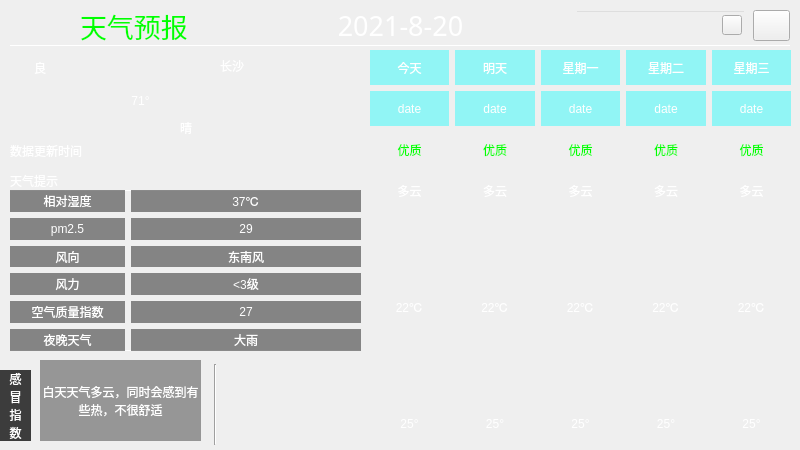
<?xml version="1.0" encoding="UTF-8"?>
<ui version="4.0">
 <class>Dialog</class>
 <widget class="QDialog" name="Dialog">
  <property name="enabled">
   <bool>true</bool>
  </property>
  <property name="geometry">
   <rect>
    <x>0</x>
    <y>0</y>
    <width>800</width>
    <height>450</height>
   </rect>
  </property>
  <property name="minimumSize">
   <size>
    <width>800</width>
    <height>450</height>
   </size>
  </property>
  <property name="maximumSize">
   <size>
    <width>800</width>
    <height>450</height>
   </size>
  </property>
  <property name="windowTitle">
   <string>Dialog</string>
  </property>
  <property name="styleSheet">
   <string notr="true"/>
  </property>
  <widget class="QLabel" name="label">
   <property name="enabled">
    <bool>true</bool>
   </property>
   <property name="geometry">
    <rect>
     <x>0</x>
     <y>0</y>
     <width>811</width>
     <height>450</height>
    </rect>
   </property>
   <property name="font">
    <font>
     <family>方正粗黑宋简体</family>
     <pointsize>20</pointsize>
    </font>
   </property>
   <property name="text">
    <string/>
   </property>
   <property name="pixmap">
    <pixmap resource="image.qrc">:/images/weaUI.png</pixmap>
   </property>
  </widget>
  <widget class="QLineEdit" name="citylineEdit">
   <property name="geometry">
    <rect>
     <x>575</x>
     <y>10</y>
     <width>171</width>
     <height>31</height>
    </rect>
   </property>
   <property name="styleSheet">
    <string notr="true">color: rgb(255, 255, 255);
background-color: rgba(0, 0, 0, 0);

</string>
   </property>
   <property name="inputMask">
    <string/>
   </property>
   <property name="dragEnabled">
    <bool>false</bool>
   </property>
   <property name="readOnly">
    <bool>false</bool>
   </property>
  </widget>
  <widget class="QLabel" name="date_label">
   <property name="geometry">
    <rect>
     <x>190</x>
     <y>3</y>
     <width>421</width>
     <height>45</height>
    </rect>
   </property>
   <property name="font">
    <font>
     <family>方正粗黑宋简体</family>
     <pointsize>20</pointsize>
    </font>
   </property>
   <property name="styleSheet">
    <string notr="true">color: rgb(255, 255, 255);</string>
   </property>
   <property name="text">
    <string>2021-8-20</string>
   </property>
   <property name="alignment">
    <set>Qt::AlignCenter</set>
   </property>
  </widget>
  <widget class="Line" name="m_line1">
   <property name="geometry">
    <rect>
     <x>10</x>
     <y>45</y>
     <width>781</width>
     <height>1</height>
    </rect>
   </property>
   <property name="orientation">
    <enum>Qt::Horizontal</enum>
   </property>
  </widget>
  <widget class="Line" name="m_line2">
   <property name="geometry">
    <rect>
     <x>10</x>
     <y>190</y>
     <width>351</width>
     <height>1</height>
    </rect>
   </property>
   <property name="orientation">
    <enum>Qt::Horizontal</enum>
   </property>
  </widget>
  <widget class="Line" name="m_line3">
   <property name="geometry">
    <rect>
     <x>10</x>
     <y>350</y>
     <width>351</width>
     <height>1</height>
    </rect>
   </property>
   <property name="orientation">
    <enum>Qt::Horizontal</enum>
   </property>
  </widget>
  <widget class="QLabel" name="weather_label">
   <property name="geometry">
    <rect>
     <x>80</x>
     <y>10</y>
     <width>171</width>
     <height>31</height>
    </rect>
   </property>
   <property name="font">
    <font>
     <family>华文琥珀</family>
     <pointsize>20</pointsize>
    </font>
   </property>
   <property name="styleSheet">
    <string notr="true">color: rgb(0, 255, 0);</string>
   </property>
   <property name="text">
    <string>天气预报</string>
   </property>
  </widget>
  <widget class="QWidget" name="gridLayoutWidget">
   <property name="geometry">
    <rect>
     <x>10</x>
     <y>190</y>
     <width>351</width>
     <height>161</height>
    </rect>
   </property>
   <layout class="QGridLayout" name="gridLayout">
    <item row="2" column="1" colspan="2">
     <widget class="QLabel" name="FengXiang_LB">
      <property name="styleSheet">
       <string notr="true">color: rgb(255, 255, 255);
background-color: rgba(60, 60, 60, 0.6);</string>
      </property>
      <property name="text">
       <string>东南风</string>
      </property>
      <property name="alignment">
       <set>Qt::AlignCenter</set>
      </property>
     </widget>
    </item>
    <item row="4" column="1" colspan="2">
     <widget class="QLabel" name="AQI_LB">
      <property name="styleSheet">
       <string notr="true">color: rgb(255, 255, 255);
background-color: rgba(60, 60, 60, 0.6);</string>
      </property>
      <property name="text">
       <string>27</string>
      </property>
      <property name="alignment">
       <set>Qt::AlignCenter</set>
      </property>
     </widget>
    </item>
    <item row="3" column="1" colspan="2">
     <widget class="QLabel" name="FengLi_LB">
      <property name="styleSheet">
       <string notr="true">color: rgb(255, 255, 255);
background-color: rgba(60, 60, 60, 0.6);</string>
      </property>
      <property name="text">
       <string>&lt;3级</string>
      </property>
      <property name="alignment">
       <set>Qt::AlignCenter</set>
      </property>
     </widget>
    </item>
    <item row="0" column="1" colspan="2">
     <widget class="QLabel" name="tempLB">
      <property name="styleSheet">
       <string notr="true">color: rgb(255, 255, 255);
background-color: rgba(60, 60, 60, 0.6);</string>
      </property>
      <property name="text">
       <string>37℃</string>
      </property>
      <property name="alignment">
       <set>Qt::AlignCenter</set>
      </property>
     </widget>
    </item>
    <item row="0" column="0">
     <widget class="QLabel" name="temp_label">
      <property name="layoutDirection">
       <enum>Qt::LeftToRight</enum>
      </property>
      <property name="styleSheet">
       <string notr="true">color: rgb(255, 255, 255);
background-color: rgba(60, 60, 60, 0.6);</string>
      </property>
      <property name="text">
       <string>相对湿度</string>
      </property>
      <property name="alignment">
       <set>Qt::AlignCenter</set>
      </property>
     </widget>
    </item>
    <item row="4" column="0">
     <widget class="QLabel" name="AQI_label">
      <property name="styleSheet">
       <string notr="true">color: rgb(255, 255, 255);
background-color: rgba(60, 60, 60, 0.6);</string>
      </property>
      <property name="text">
       <string>空气质量指数</string>
      </property>
      <property name="alignment">
       <set>Qt::AlignCenter</set>
      </property>
     </widget>
    </item>
    <item row="1" column="1" colspan="2">
     <widget class="QLabel" name="pmLB">
      <property name="styleSheet">
       <string notr="true">color: rgb(255, 255, 255);
background-color: rgba(60, 60, 60, 0.6);</string>
      </property>
      <property name="text">
       <string>29</string>
      </property>
      <property name="alignment">
       <set>Qt::AlignCenter</set>
      </property>
     </widget>
    </item>
    <item row="1" column="0">
     <widget class="QLabel" name="pm_label">
      <property name="styleSheet">
       <string notr="true">color: rgb(255, 255, 255);
background-color: rgba(60, 60, 60, 0.6);</string>
      </property>
      <property name="text">
       <string>pm2.5</string>
      </property>
      <property name="alignment">
       <set>Qt::AlignCenter</set>
      </property>
     </widget>
    </item>
    <item row="2" column="0">
     <widget class="QLabel" name="fengxiang_label">
      <property name="styleSheet">
       <string notr="true">color: rgb(255, 255, 255);
background-color: rgba(60, 60, 60, 0.6);</string>
      </property>
      <property name="text">
       <string>风向</string>
      </property>
      <property name="alignment">
       <set>Qt::AlignCenter</set>
      </property>
     </widget>
    </item>
    <item row="3" column="0">
     <widget class="QLabel" name="fengli_label">
      <property name="styleSheet">
       <string notr="true">color: rgb(255, 255, 255);
background-color: rgba(60, 60, 60, 0.6);</string>
      </property>
      <property name="text">
       <string>风力</string>
      </property>
      <property name="alignment">
       <set>Qt::AlignCenter</set>
      </property>
     </widget>
    </item>
    <item row="5" column="0">
     <widget class="QLabel" name="yewan_label">
      <property name="styleSheet">
       <string notr="true">color: rgb(255, 255, 255);
background-color: rgba(60, 60, 60, 0.6);</string>
      </property>
      <property name="text">
       <string>夜晚天气</string>
      </property>
      <property name="alignment">
       <set>Qt::AlignCenter</set>
      </property>
     </widget>
    </item>
    <item row="5" column="1" colspan="2">
     <widget class="QLabel" name="YeWan_LB">
      <property name="styleSheet">
       <string notr="true">color: rgb(255, 255, 255);
background-color: rgba(60, 60, 60, 0.6);</string>
      </property>
      <property name="text">
       <string>大雨</string>
      </property>
      <property name="alignment">
       <set>Qt::AlignCenter</set>
      </property>
     </widget>
    </item>
   </layout>
  </widget>
  <widget class="QWidget" name="gridLayoutWidget_2">
   <property name="geometry">
    <rect>
     <x>370</x>
     <y>50</y>
     <width>421</width>
     <height>391</height>
    </rect>
   </property>
   <layout class="QGridLayout" name="gridLayout_2">
    <item row="1" column="1">
     <widget class="QLabel" name="data_LB2">
      <property name="styleSheet">
       <string notr="true">color: rgb(255, 255, 255);
background-color: rgba(0, 255, 255, 100);</string>
      </property>
      <property name="text">
       <string>date</string>
      </property>
      <property name="alignment">
       <set>Qt::AlignCenter</set>
      </property>
     </widget>
    </item>
    <item row="3" column="0">
     <widget class="QLabel" name="weather_LB1">
      <property name="styleSheet">
       <string notr="true">color: rgb(255, 255, 255);</string>
      </property>
      <property name="text">
       <string>多云</string>
      </property>
      <property name="alignment">
       <set>Qt::AlignCenter</set>
      </property>
     </widget>
    </item>
    <item row="9" column="3">
     <widget class="QLabel" name="nighttemp_LB4">
      <property name="styleSheet">
       <string notr="true">color: rgb(255, 255, 255);</string>
      </property>
      <property name="text">
       <string>25°</string>
      </property>
      <property name="alignment">
       <set>Qt::AlignCenter</set>
      </property>
     </widget>
    </item>
    <item row="4" column="1" rowspan="2">
     <widget class="QLabel" name="icon_LB2">
      <property name="styleSheet">
       <string notr="true">color: rgb(255, 255, 255);
border-image: url(:/yahoo/lei.ico);</string>
      </property>
      <property name="text">
       <string/>
      </property>
      <property name="alignment">
       <set>Qt::AlignCenter</set>
      </property>
     </widget>
    </item>
    <item row="3" column="1">
     <widget class="QLabel" name="weather_LB2">
      <property name="styleSheet">
       <string notr="true">color: rgb(255, 255, 255);</string>
      </property>
      <property name="text">
       <string>多云</string>
      </property>
      <property name="alignment">
       <set>Qt::AlignCenter</set>
      </property>
     </widget>
    </item>
    <item row="3" column="2">
     <widget class="QLabel" name="weather_LB3">
      <property name="styleSheet">
       <string notr="true">color: rgb(255, 255, 255);</string>
      </property>
      <property name="text">
       <string>多云</string>
      </property>
      <property name="alignment">
       <set>Qt::AlignCenter</set>
      </property>
     </widget>
    </item>
    <item row="0" column="0">
     <widget class="QLabel" name="day_LB1">
      <property name="styleSheet">
       <string notr="true">color: rgb(255, 255, 255);
background-color: rgba(0, 255, 255, 100);</string>
      </property>
      <property name="text">
       <string>今天</string>
      </property>
      <property name="alignment">
       <set>Qt::AlignCenter</set>
      </property>
     </widget>
    </item>
    <item row="4" column="4" rowspan="2">
     <widget class="QLabel" name="icon_LB5">
      <property name="styleSheet">
       <string notr="true">color: rgb(255, 255, 255);
border-image: url(:/yahoo/wu.ico);</string>
      </property>
      <property name="text">
       <string/>
      </property>
      <property name="alignment">
       <set>Qt::AlignCenter</set>
      </property>
     </widget>
    </item>
    <item row="9" column="2">
     <widget class="QLabel" name="nighttemp_LB3">
      <property name="styleSheet">
       <string notr="true">color: rgb(255, 255, 255);</string>
      </property>
      <property name="text">
       <string>25°</string>
      </property>
      <property name="alignment">
       <set>Qt::AlignCenter</set>
      </property>
     </widget>
    </item>
    <item row="6" column="1">
     <widget class="QLabel" name="daytemp_LB2">
      <property name="styleSheet">
       <string notr="true">color: rgb(255, 255, 255);</string>
      </property>
      <property name="text">
       <string>22℃</string>
      </property>
      <property name="alignment">
       <set>Qt::AlignCenter</set>
      </property>
     </widget>
    </item>
    <item row="4" column="0" rowspan="2">
     <widget class="QLabel" name="icon_LB1">
      <property name="styleSheet">
       <string notr="true">color: rgb(255, 255, 255);
border-image: url(:/yahoo/duoyun.ico);</string>
      </property>
      <property name="text">
       <string/>
      </property>
      <property name="alignment">
       <set>Qt::AlignCenter</set>
      </property>
     </widget>
    </item>
    <item row="9" column="0">
     <widget class="QLabel" name="nighttemp_LB1">
      <property name="styleSheet">
       <string notr="true">color: rgb(255, 255, 255);</string>
      </property>
      <property name="text">
       <string>25°</string>
      </property>
      <property name="alignment">
       <set>Qt::AlignCenter</set>
      </property>
     </widget>
    </item>
    <item row="1" column="2">
     <widget class="QLabel" name="data_LB3">
      <property name="styleSheet">
       <string notr="true">color: rgb(255, 255, 255);
background-color: rgba(0, 255, 255, 100);</string>
      </property>
      <property name="text">
       <string>date</string>
      </property>
      <property name="alignment">
       <set>Qt::AlignCenter</set>
      </property>
     </widget>
    </item>
    <item row="3" column="4">
     <widget class="QLabel" name="weather_LB5">
      <property name="styleSheet">
       <string notr="true">color: rgb(255, 255, 255);</string>
      </property>
      <property name="text">
       <string>多云</string>
      </property>
      <property name="alignment">
       <set>Qt::AlignCenter</set>
      </property>
     </widget>
    </item>
    <item row="0" column="4">
     <widget class="QLabel" name="day_LB5">
      <property name="styleSheet">
       <string notr="true">color: rgb(255, 255, 255);
background-color: rgba(0, 255, 255, 100);</string>
      </property>
      <property name="text">
       <string>星期三</string>
      </property>
      <property name="alignment">
       <set>Qt::AlignCenter</set>
      </property>
     </widget>
    </item>
    <item row="4" column="2" rowspan="2">
     <widget class="QLabel" name="icon_LB3">
      <property name="styleSheet">
       <string notr="true">color: rgb(255, 255, 255);
border-image: url(:/yahoo/qing.ico);</string>
      </property>
      <property name="text">
       <string/>
      </property>
      <property name="alignment">
       <set>Qt::AlignCenter</set>
      </property>
     </widget>
    </item>
    <item row="2" column="1">
     <widget class="QLabel" name="grade_LB2">
      <property name="styleSheet">
       <string notr="true">color: rgb(0, 255, 0);</string>
      </property>
      <property name="text">
       <string>优质</string>
      </property>
      <property name="alignment">
       <set>Qt::AlignCenter</set>
      </property>
     </widget>
    </item>
    <item row="1" column="3">
     <widget class="QLabel" name="data_LB4">
      <property name="styleSheet">
       <string notr="true">color: rgb(255, 255, 255);
background-color: rgba(0, 255, 255, 100);</string>
      </property>
      <property name="text">
       <string>date</string>
      </property>
      <property name="alignment">
       <set>Qt::AlignCenter</set>
      </property>
     </widget>
    </item>
    <item row="6" column="3">
     <widget class="QLabel" name="daytemp_LB4">
      <property name="styleSheet">
       <string notr="true">color: rgb(255, 255, 255);</string>
      </property>
      <property name="text">
       <string>22℃</string>
      </property>
      <property name="alignment">
       <set>Qt::AlignCenter</set>
      </property>
     </widget>
    </item>
    <item row="6" column="2">
     <widget class="QLabel" name="daytemp_LB3">
      <property name="styleSheet">
       <string notr="true">color: rgb(255, 255, 255);</string>
      </property>
      <property name="text">
       <string>22℃</string>
      </property>
      <property name="alignment">
       <set>Qt::AlignCenter</set>
      </property>
     </widget>
    </item>
    <item row="9" column="1">
     <widget class="QLabel" name="nighttemp_LB2">
      <property name="styleSheet">
       <string notr="true">color: rgb(255, 255, 255);</string>
      </property>
      <property name="text">
       <string>25°</string>
      </property>
      <property name="alignment">
       <set>Qt::AlignCenter</set>
      </property>
     </widget>
    </item>
    <item row="0" column="2">
     <widget class="QLabel" name="day_LB3">
      <property name="styleSheet">
       <string notr="true">color: rgb(255, 255, 255);
background-color: rgba(0, 255, 255, 100);</string>
      </property>
      <property name="text">
       <string>星期一</string>
      </property>
      <property name="alignment">
       <set>Qt::AlignCenter</set>
      </property>
     </widget>
    </item>
    <item row="2" column="2">
     <widget class="QLabel" name="grade_LB3">
      <property name="styleSheet">
       <string notr="true">color: rgb(0, 255, 0);</string>
      </property>
      <property name="text">
       <string>优质</string>
      </property>
      <property name="alignment">
       <set>Qt::AlignCenter</set>
      </property>
     </widget>
    </item>
    <item row="4" column="3" rowspan="2">
     <widget class="QLabel" name="icon_LB4">
      <property name="styleSheet">
       <string notr="true">color: rgb(255, 255, 255);
border-image: url(:/yahoo/shachen.ico);</string>
      </property>
      <property name="text">
       <string/>
      </property>
      <property name="alignment">
       <set>Qt::AlignCenter</set>
      </property>
     </widget>
    </item>
    <item row="6" column="4">
     <widget class="QLabel" name="daytemp_LB5">
      <property name="styleSheet">
       <string notr="true">color: rgb(255, 255, 255);</string>
      </property>
      <property name="text">
       <string>22℃</string>
      </property>
      <property name="alignment">
       <set>Qt::AlignCenter</set>
      </property>
     </widget>
    </item>
    <item row="0" column="3">
     <widget class="QLabel" name="day_LB4">
      <property name="styleSheet">
       <string notr="true">color: rgb(255, 255, 255);
background-color: rgba(0, 255, 255, 100);</string>
      </property>
      <property name="text">
       <string>星期二</string>
      </property>
      <property name="alignment">
       <set>Qt::AlignCenter</set>
      </property>
     </widget>
    </item>
    <item row="2" column="4">
     <widget class="QLabel" name="grade_LB5">
      <property name="styleSheet">
       <string notr="true">color: rgb(0, 255, 0);</string>
      </property>
      <property name="text">
       <string>优质</string>
      </property>
      <property name="alignment">
       <set>Qt::AlignCenter</set>
      </property>
     </widget>
    </item>
    <item row="1" column="0">
     <widget class="QLabel" name="data_LB1">
      <property name="styleSheet">
       <string notr="true">color: rgb(255, 255, 255);
background-color: rgba(0, 255, 255, 100);</string>
      </property>
      <property name="text">
       <string>date</string>
      </property>
      <property name="alignment">
       <set>Qt::AlignCenter</set>
      </property>
     </widget>
    </item>
    <item row="2" column="3">
     <widget class="QLabel" name="grade_LB4">
      <property name="styleSheet">
       <string notr="true">color: rgb(0, 255, 0);</string>
      </property>
      <property name="text">
       <string>优质</string>
      </property>
      <property name="alignment">
       <set>Qt::AlignCenter</set>
      </property>
     </widget>
    </item>
    <item row="6" column="0">
     <widget class="QLabel" name="daytemp_LB1">
      <property name="styleSheet">
       <string notr="true">color: rgb(255, 255, 255);</string>
      </property>
      <property name="text">
       <string>22℃</string>
      </property>
      <property name="alignment">
       <set>Qt::AlignCenter</set>
      </property>
     </widget>
    </item>
    <item row="0" column="1">
     <widget class="QLabel" name="day_LB2">
      <property name="styleSheet">
       <string notr="true">color: rgb(255, 255, 255);
background-color: rgba(0, 255, 255, 100);</string>
      </property>
      <property name="text">
       <string>明天</string>
      </property>
      <property name="alignment">
       <set>Qt::AlignCenter</set>
      </property>
     </widget>
    </item>
    <item row="1" column="4">
     <widget class="QLabel" name="data_LB5">
      <property name="styleSheet">
       <string notr="true">color: rgb(255, 255, 255);
background-color: rgba(0, 255, 255, 100);</string>
      </property>
      <property name="text">
       <string>date</string>
      </property>
      <property name="alignment">
       <set>Qt::AlignCenter</set>
      </property>
     </widget>
    </item>
    <item row="2" column="0">
     <widget class="QLabel" name="grade_LB1">
      <property name="styleSheet">
       <string notr="true">color: rgb(0, 255, 0);</string>
      </property>
      <property name="text">
       <string>优质</string>
      </property>
      <property name="alignment">
       <set>Qt::AlignCenter</set>
      </property>
     </widget>
    </item>
    <item row="9" column="4">
     <widget class="QLabel" name="nighttemp_LB5">
      <property name="styleSheet">
       <string notr="true">color: rgb(255, 255, 255);</string>
      </property>
      <property name="text">
       <string>25°</string>
      </property>
      <property name="alignment">
       <set>Qt::AlignCenter</set>
      </property>
     </widget>
    </item>
    <item row="3" column="3">
     <widget class="QLabel" name="weather_LB4">
      <property name="styleSheet">
       <string notr="true">color: rgb(255, 255, 255);</string>
      </property>
      <property name="text">
       <string>多云</string>
      </property>
      <property name="alignment">
       <set>Qt::AlignCenter</set>
      </property>
     </widget>
    </item>
    <item row="7" column="0" rowspan="2" colspan="5">
     <widget class="QLabel" name="curveLb">
      <property name="styleSheet">
       <string notr="true"/>
      </property>
      <property name="text">
       <string/>
      </property>
      <property name="alignment">
       <set>Qt::AlignCenter</set>
      </property>
     </widget>
    </item>
   </layout>
  </widget>
  <widget class="QLabel" name="label_2">
   <property name="geometry">
    <rect>
     <x>14</x>
     <y>58</y>
     <width>20</width>
     <height>20</height>
    </rect>
   </property>
   <property name="text">
    <string/>
   </property>
   <property name="pixmap">
    <pixmap resource="image.qrc">:/icons/leaf.ico</pixmap>
   </property>
   <property name="scaledContents">
    <bool>true</bool>
   </property>
  </widget>
  <widget class="QLabel" name="label_51">
   <property name="geometry">
    <rect>
     <x>34</x>
     <y>58</y>
     <width>56</width>
     <height>20</height>
    </rect>
   </property>
   <property name="styleSheet">
    <string notr="true">color: rgb(255, 255, 255);</string>
   </property>
   <property name="text">
    <string>良</string>
   </property>
  </widget>
  <widget class="QLabel" name="real_temp_LB">
   <property name="geometry">
    <rect>
     <x>10</x>
     <y>50</y>
     <width>261</width>
     <height>101</height>
    </rect>
   </property>
   <property name="styleSheet">
    <string notr="true">color: rgb(255, 255, 255);
font: 50pt &quot;方正粗黑宋简体&quot;;</string>
   </property>
   <property name="text">
    <string>71°</string>
   </property>
   <property name="alignment">
    <set>Qt::AlignCenter</set>
   </property>
  </widget>
  <widget class="QLabel" name="real_weather_label">
   <property name="geometry">
    <rect>
     <x>150</x>
     <y>120</y>
     <width>72</width>
     <height>15</height>
    </rect>
   </property>
   <property name="styleSheet">
    <string notr="true">color: rgb(255, 255, 255);</string>
   </property>
   <property name="text">
    <string>晴</string>
   </property>
   <property name="alignment">
    <set>Qt::AlignCenter</set>
   </property>
  </widget>
  <widget class="QLabel" name="real_icon_label">
   <property name="geometry">
    <rect>
     <x>260</x>
     <y>63</y>
     <width>101</width>
     <height>101</height>
    </rect>
   </property>
   <property name="styleSheet">
    <string notr="true">border-image: url(:/yahoo/duoyun.ico);</string>
   </property>
   <property name="text">
    <string/>
   </property>
   <property name="scaledContents">
    <bool>true</bool>
   </property>
  </widget>
  <widget class="QLabel" name="real_prompt_LB">
   <property name="geometry">
    <rect>
     <x>10</x>
     <y>170</y>
     <width>351</width>
     <height>21</height>
    </rect>
   </property>
   <property name="styleSheet">
    <string notr="true">color: rgb(255, 255, 255);
background-color: rgba(60, 60, 60, 0);</string>
   </property>
   <property name="text">
    <string>天气提示</string>
   </property>
  </widget>
  <widget class="Line" name="line">
   <property name="geometry">
    <rect>
     <x>205</x>
     <y>364</y>
     <width>20</width>
     <height>81</height>
    </rect>
   </property>
   <property name="orientation">
    <enum>Qt::Vertical</enum>
   </property>
  </widget>
  <widget class="QLabel" name="label_3">
   <property name="geometry">
    <rect>
     <x>0</x>
     <y>370</y>
     <width>31</width>
     <height>71</height>
    </rect>
   </property>
   <property name="styleSheet">
    <string notr="true">color: rgb(255, 255, 255);
background-color: rgba(60, 60, 60, 1);</string>
   </property>
   <property name="text">
    <string>&lt;html&gt;&lt;head/&gt;&lt;body&gt;&lt;p&gt;感&lt;br/&gt;冒&lt;br/&gt;指&lt;br/&gt;数&lt;/p&gt;&lt;/body&gt;&lt;/html&gt;</string>
   </property>
   <property name="alignment">
    <set>Qt::AlignCenter</set>
   </property>
  </widget>
  <widget class="QLabel" name="text_label">
   <property name="geometry">
    <rect>
     <x>40</x>
     <y>360</y>
     <width>161</width>
     <height>81</height>
    </rect>
   </property>
   <property name="styleSheet">
    <string notr="true">color: rgb(255, 255, 255);
background-color: rgba(60, 60, 60, 0.5);
font: 75 9pt &quot;微软雅黑&quot;;</string>
   </property>
   <property name="text">
    <string>白天天气多云，同时会感到有些热，不很舒适</string>
   </property>
   <property name="alignment">
    <set>Qt::AlignCenter</set>
   </property>
   <property name="wordWrap">
    <bool>true</bool>
   </property>
  </widget>
  <widget class="QToolButton" name="search_toolButton">
   <property name="geometry">
    <rect>
     <x>722</x>
     <y>15</y>
     <width>20</width>
     <height>20</height>
    </rect>
   </property>
   <property name="cursor">
    <cursorShape>OpenHandCursor</cursorShape>
   </property>
   <property name="styleSheet">
    <string notr="true">border-image: url(:/icons/search.ico);</string>
   </property>
   <property name="text">
    <string/>
   </property>
   <property name="shortcut">
    <string>Return</string>
   </property>
  </widget>
  <widget class="QToolButton" name="update_toolButton">
   <property name="geometry">
    <rect>
     <x>753</x>
     <y>10</y>
     <width>37</width>
     <height>31</height>
    </rect>
   </property>
   <property name="cursor">
    <cursorShape>OpenHandCursor</cursorShape>
   </property>
   <property name="styleSheet">
    <string notr="true">border-image: url(:/icons/refresh.ico);</string>
   </property>
   <property name="text">
    <string/>
   </property>
  </widget>
  <widget class="QLabel" name="update_time_LB">
   <property name="geometry">
    <rect>
     <x>10</x>
     <y>140</y>
     <width>351</width>
     <height>21</height>
    </rect>
   </property>
   <property name="styleSheet">
    <string notr="true">color: rgb(255, 255, 255);
background-color: rgba(60, 60, 60, 0);</string>
   </property>
   <property name="text">
    <string>数据更新时间</string>
   </property>
  </widget>
  <widget class="QLabel" name="label_54">
   <property name="geometry">
    <rect>
     <x>185</x>
     <y>45</y>
     <width>31</width>
     <height>51</height>
    </rect>
   </property>
   <property name="text">
    <string/>
   </property>
   <property name="pixmap">
    <pixmap resource="image.qrc">:/icons/dw.ico</pixmap>
   </property>
  </widget>
  <widget class="QLabel" name="cityname_LB">
   <property name="geometry">
    <rect>
     <x>220</x>
     <y>50</y>
     <width>91</width>
     <height>31</height>
    </rect>
   </property>
   <property name="styleSheet">
    <string notr="true">color: rgb(255, 255, 255);
font: 12pt &quot;微软雅黑&quot;;</string>
   </property>
   <property name="text">
    <string>长沙</string>
   </property>
  </widget>
 </widget>
 <resources>
  <include location="image.qrc"/>
 </resources>
 <connections/>
</ui>
